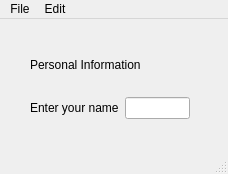
<?xml version="1.0" encoding="UTF-8"?>
<ui version="4.0">
 <class>JohnDemo</class>
 <widget class="QMainWindow" name="JohnDemo">
  <property name="geometry">
   <rect>
    <x>0</x>
    <y>0</y>
    <width>228</width>
    <height>174</height>
   </rect>
  </property>
  <property name="windowTitle">
   <string>John Demo for Adv Python Class</string>
  </property>
  <widget class="QWidget" name="centralwidget">
   <widget class="QWidget" name="verticalLayoutWidget">
    <property name="geometry">
     <rect>
      <x>30</x>
      <y>20</y>
      <width>160</width>
      <height>80</height>
     </rect>
    </property>
    <layout class="QVBoxLayout" name="verticalLayout">
     <item>
      <widget class="QLabel" name="label_2">
       <property name="text">
        <string>Personal Information</string>
       </property>
      </widget>
     </item>
     <item>
      <layout class="QHBoxLayout" name="horizontalLayout">
       <item>
        <widget class="QLabel" name="label">
         <property name="text">
          <string>Enter your name</string>
         </property>
        </widget>
       </item>
       <item>
        <widget class="QLineEdit" name="lineEdit"/>
       </item>
      </layout>
     </item>
    </layout>
   </widget>
  </widget>
  <widget class="QMenuBar" name="menubar">
   <property name="geometry">
    <rect>
     <x>0</x>
     <y>0</y>
     <width>228</width>
     <height>22</height>
    </rect>
   </property>
   <widget class="QMenu" name="menuFile">
    <property name="title">
     <string>File</string>
    </property>
    <addaction name="actionQuit"/>
   </widget>
   <widget class="QMenu" name="menuEdit">
    <property name="title">
     <string>Edit</string>
    </property>
    <addaction name="actionCopy"/>
    <addaction name="actionPaste"/>
    <addaction name="actionCut"/>
    <addaction name="actionUndo"/>
    <addaction name="actionRedo"/>
   </widget>
   <addaction name="menuFile"/>
   <addaction name="menuEdit"/>
  </widget>
  <widget class="QStatusBar" name="statusbar"/>
  <action name="actionCopy">
   <property name="text">
    <string>Copy</string>
   </property>
  </action>
  <action name="actionPaste">
   <property name="text">
    <string>Paste</string>
   </property>
  </action>
  <action name="actionCut">
   <property name="text">
    <string>Cut</string>
   </property>
  </action>
  <action name="actionUndo">
   <property name="text">
    <string>Undo</string>
   </property>
  </action>
  <action name="actionRedo">
   <property name="text">
    <string>Redo</string>
   </property>
  </action>
  <action name="actionQuit">
   <property name="text">
    <string>Quit</string>
   </property>
  </action>
 </widget>
 <resources/>
 <connections/>
</ui>
